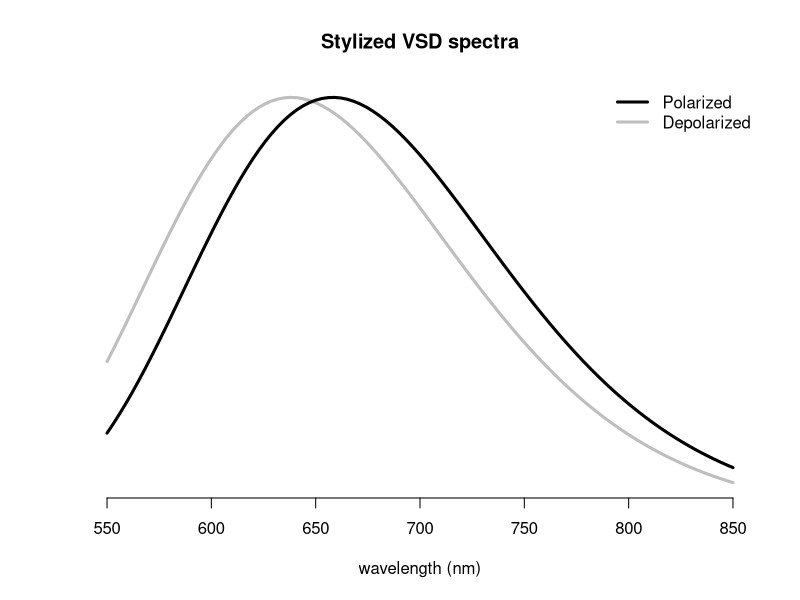

Write R code to recreate this figure.
## ---- chunk 1
fmean <- 300/675
fsd <- (300/525 - fmean)/2.5
# Changing the variable from frequency to wavelength introduces the factor of 300/lambda^2
spec <- function(lambda, shift=0)dnorm(300/(lambda-shift), fmean, fsd)*300/(lambda-shift)^2
lambda <- seq(550, 850, length.out = 100)
plot(lambda, spec(lambda+20), type='l', col="gray", lwd=3, xlab="wavelength (nm)", ylab="", yaxt="n", bty='n', main = "Stylized VSD spectra")
lines(lambda, spec(lambda), col="black", lwd=3)
legend('topright', c("Polarized", "Depolarized"), lwd=3, col=c("black", "gray"), bty='n')
## ---- chunk 2
# peak -- peak wavelength in nanometers
# width -- width (support) of the spectrum in nanometers
# Returns a function which gives relative fluorescence or absorbance as a function of
# wavelength and shift due to depolarization.
vsdSpectrum <- function(peak, width=300){
   # Create a function for a curve with a 675 nm peak
  # NOTE: the factor 300/lambda^2 comes from a change of variable
  # from frequency to wavelength.
  fsd <- (300/(675-.5*width) - 300/675)/2.5
  fcal <- function(lambda)dnorm(300/lambda, 300/675, fsd)*300/lambda^2
  # Return a function which translates the calibrated curve
  # to the correct peak wavelength and shift, and normalizes
  # it so its peak value is 1.
  function(lambda, depolarization_shift=0){
    fcal(lambda + depolarization_shift + 675 - peak)/fcal(675)
  }
}
